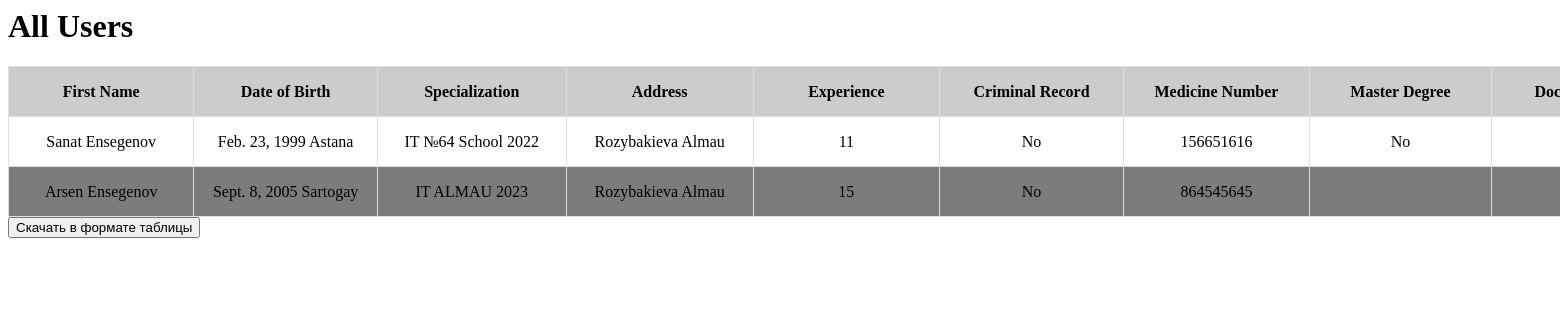
Screenshot of /all.html (signed in) with the database file from the repository.
### info1/models.py (models this page shows)
class User_name(models.Model):
    firstname = models.CharField(null=False, max_length=255)
    secondname = models.CharField(null=False, max_length=255, default='')
    created_at = models.DateTimeField(auto_now_add=True)
    owner = models.ForeignKey(User, on_delete=models.CASCADE, null=False, related_name='user_names')
    class Meta:
        verbose_name = 'User_name'
        verbose_name_plural = 'User_names'

class User_birth(models.Model):
    date_of_birth = models.DateField(null=True)
    place_of_birth = models.CharField(null=False, max_length=255)
    created_at = models.DateTimeField(auto_now_add=True, null=False)
    updated_at = models.DateTimeField(auto_now=True)
    user_name = models.ForeignKey(User_name, on_delete=models.CASCADE, null=False, related_name='user_births')
    class Meta:
        verbose_name = 'User_birth'
        verbose_name_plural = 'User_births'

class User_info(models.Model):
    specialization = models.CharField(null=False, max_length=255)
    orga_of_education =  models.CharField(null=False, max_length=255)
    year_of_graduation = models.IntegerField(null=False, default=False)
    user_name = models.ForeignKey(User_name, on_delete=models.CASCADE, null=False, related_name='user_infos')
    class Meta:
        verbose_name = 'User_info'
        verbose_name_plural = 'User_infos'

class User_work(models.Model):
    address = models.CharField(null=False, max_length=255)
    organization = models.CharField(null=False, max_length=255)
    user_name = models.OneToOneField(User_name, on_delete=models.CASCADE, null=False, related_name='user_works')
    class Meta:
        verbose_name = 'User_work'
        verbose_name_plural = 'User_works'

class Practice(models.Model):
    experience = models.IntegerField(null=False, default=False)
    user_name = models.OneToOneField(User_name, on_delete=models.CASCADE, null=False, related_name='practices')
    class Meta:
        verbose_name = 'Practice'
        verbose_name_plural = 'Practices'

class Criminal(models.Model):
    criminal_record = models.CharField(null=False, max_length=255)
    user_name = models.OneToOneField(User_name, on_delete=models.CASCADE, null=False, related_name='criminals')
    class Meta:
        verbose_name = 'Criminal'
        verbose_name_plural = 'Criminals'

class Medicine(models.Model):
    medicine_number = models.CharField(null=False,max_length=255)
    user_name = models.OneToOneField(User_name, on_delete=models.CASCADE, null=False, related_name='medicines')
    class Meta:
        verbose_name = 'Medicine'
        verbose_name_plural = 'Medicines'

class Master(models.Model):
    master_degree = models.CharField(max_length=100, blank=True, null=True)
    user_name = models.OneToOneField(User_name, on_delete=models.CASCADE, null=False, related_name='masters')
    class Meta:
        verbose_name = 'Master'
        verbose_name_plural ='Masters'

### info1/views.py (the view)
# urls.py: path('all.html', all_page, name='all'),
def all_page(request):
    if request.user.is_authenticated:
        if request.method == 'GET':
            users = User.objects.all()
            user_names = User_name.objects.all()
            user_births = User_birth.objects.select_related('user_name').all()
            User_infos = User_info.objects.select_related('user_name').all()
            Practices = Practice.objects.select_related('user_name').all()
            Criminals = Criminal.objects.select_related('user_name').all()
            Medicines = Medicine.objects.select_related('user_name').all()
            Masters = Master.objects.select_related('user_name').all()
            Doctors = Doctor.objects.select_related('user_name').all()
            Phds = Phd.objects.select_related('user_name').all()
            Professors = Professor.objects.select_related('user_name').all()
            Sports = Sport.objects.select_related('user_name').all()
            Subjects = Subject.objects.select_related('user_name').all()
            User_works = User_work.objects.select_related('user_name').all()
            return render(request, 'info1/all.html', {'user_names': user_names, 'users': users, 'user_births':user_births, 'User_infos':User_infos, 'Practices':Practices,'Criminals': Criminals, 'Medicines': Medicines, 'Masters':Masters, 'Doctors':Doctors, 'Phds':Phds, 'Professors':Professors, 'Sports':Sports,'Subjects':Subjects, 'User_works':User_works})
    else:
        return redirect('/auth/login/')

### info1/templates/info1/all.html (shortened to what this page needs)
{% extends 'base.html' %}
{% block content %}
  <h1>All Users</h1>
  <table>
    <thead>
      <tr>
        <th>First Name</th>
        <th>Date of Birth</th>
        <th>Specialization</th>
        <th>Address</th>
        <th>Experience</th>
        <th>Criminal Record</th>
        <th>Medicine Number</th>
        <th>Master Degree</th>
        <th>Doctor Profile</th>
      </tr>
    </thead>
    <tbody>
      {% for user_name in user_names %}
        <tr>
          <td>{{ user_name.firstname }}  {{ user_name.secondname }}</td>
          <td>
            {% for user_birth in user_name.user_births.all %}
                {{ user_birth.date_of_birth }}
                    {{ user_birth.place_of_birth }}
            {% endfor %}
            </td>
          <td>
            {% for user_info in user_name.user_infos.all %}
               {{ user_info.specialization }}  {{ user_info.orga_of_education }}  {{ user_info.year_of_graduation }}
            {% endfor %}
            </td>
          <td>{{ user_name.user_works.address }}  {{ user_name.user_works.organization }}</td>
          <td>{{ user_name.practices.experience }}</td>
          <td>{{ user_name.criminals.criminal_record }}</td>
          <td>{{ user_name.medicines.medicine_number }} {{ user_name.medicines.medicine_date }}</td>
          <td>{{ user_name.masters.master_degree }}</td>
          <td>{{ user_name.doctors.doctor_profile }}</td>
        </tr>
      {% endfor %}
    </tbody>
  </table>
  <button onclick="exportTableToCSV('users_table.csv')">Скачать в формате таблицы</button>
{% endblock %}

### templates/base.html (shortened to what this page needs)
{% load static %}
<html>
    <head>
    </head>
    <body>
        {% block content %}
        {% endblock %}
    </body>
</html>

### info1/templates/info1/all.html (style rules this page uses)
table { border-collapse: collapse; width: 2400px; }
thead { background-color: #ccc; }
th, td { border: 1px solid #ddd; width: 200px; height: 50px; }
td { text-align: center; }
tbody tr:nth-child(even) { background-color: #7d7b7b; }

### rows the page displays
User_name: firstname "Sanat", secondname "Ensegenov", user_works.address "Rozybakieva", user_works.organization "Almau", practices.experience "11", criminals.criminal_record "No", medicines.medicine_number "156651616", masters.master_degree "No"
User_birth: date_of_birth "Feb. 23, 1999", place_of_birth "Astana"
User_info: specialization "IT", orga_of_education "№64 School", year_of_graduation "2022"
User_name: firstname "Arsen", secondname "Ensegenov", user_works.address "Rozybakieva", user_works.organization "Almau", practices.experience "15", criminals.criminal_record "No", medicines.medicine_number "864545645"
User_birth: date_of_birth "Sept. 8, 2005", place_of_birth "Sartogay"
User_info: specialization "IT", orga_of_education "ALMAU", year_of_graduation "2023"
